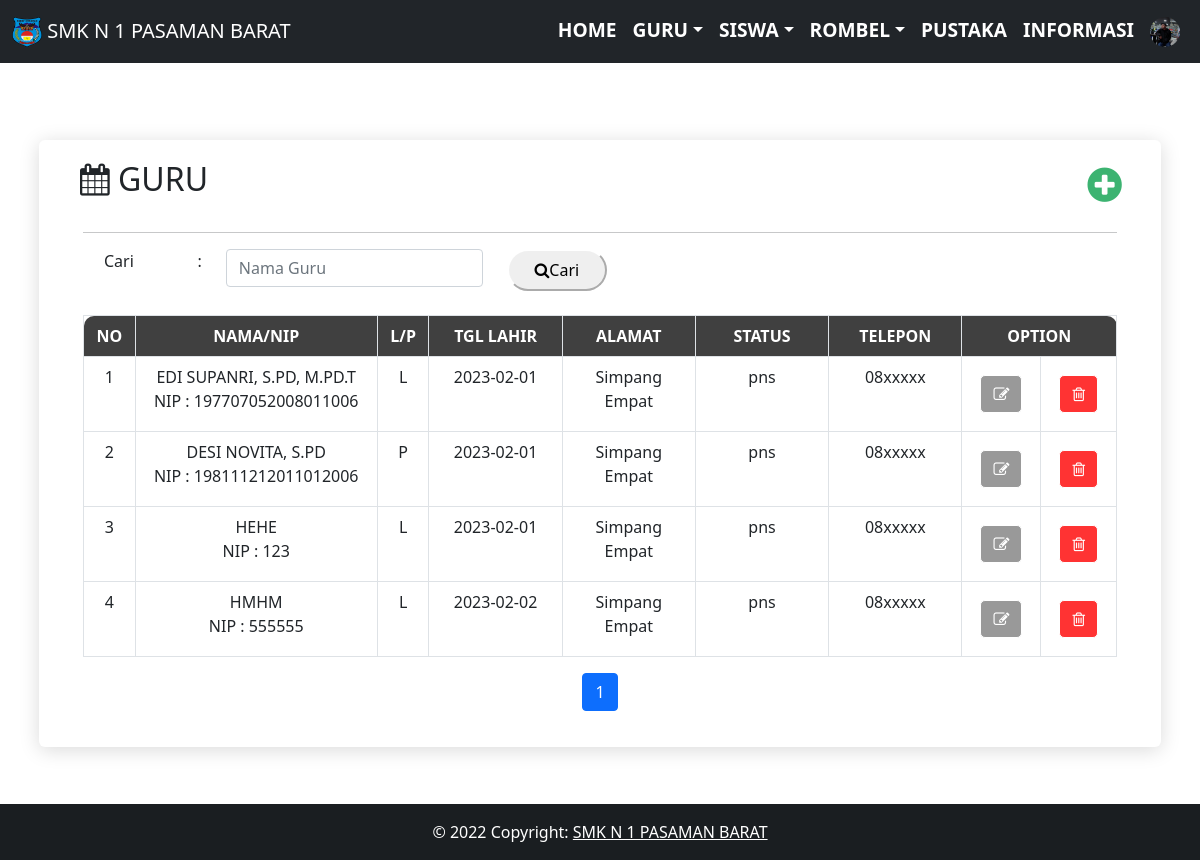
/operator/guru/identitas_guru.php (signed in), run on the app's committed database.
### tables this page shows
CREATE TABLE `biodata_sekolah` (
  `id_biodata_sekolah` int(11) NOT NULL,
  `nama_sekolah` varchar(120) NOT NULL,
  `alamat_sekolah` varchar(120) NOT NULL,
  `photo_sekolah` varchar(120) NOT NULL,
  `email_sekolah` varchar(120) NOT NULL,
  `telepon_sekolah` int(11) NOT NULL
);

CREATE TABLE `biodata_guru` (
  `id_guru` int(11) NOT NULL,
  `nip_guru` varchar(18) NOT NULL,
  `nama_guru` varchar(60) NOT NULL,
  `jenis_kelamin_guru` varchar(3) NOT NULL,
  `tgl_lahir_guru` date NOT NULL,
  `alamat_guru` varchar(120) NOT NULL,
  `pendidikan_guru` varchar(60) NOT NULL,
  `status_guru` varchar(30) NOT NULL,
  `jabatan_guru` varchar(60) NOT NULL,
  `telepon_guru` varchar(15) NOT NULL,
  `foto_guru` varchar(120) NOT NULL,
  `username` varchar(60) NOT NULL,
  `password` varchar(60) NOT NULL
);

### operator/guru/identitas_guru.php (the view, shortened to what this page needs)
<?php
include "../../db/koneksi.php";
include "../../layout/header.php"
?>
<div id="content" style="margin-top:60px;">
  <div class="regular-page-area section-padding-20">
    <div class="container">
      <div class="row justify-content-center">
        <div class="col-12">
          <div class="details-content">
            <div class="container">
              <div class="row">
                <div class="col">
                  <h2 id="xs" ><i class="icon-calendar"></i> GURU </h2>
                </div>
                <div class="col-lg-2" style="text-align: right;margin-right: 5%;">
                  <a href="http://localhost/smkn_1_pasaman/absensi/operator/guru/tambah_identitas_guru" style=""><h1 id="xs" ><i class="icon-plus-sign" style="color:mediumseagreen;"></i> </h1></a>
                </div>
              </div>
            </div>
            <div id="myDiv" class="container-fluid">
              <hr>
              <form action="" method="GET">
                <div class="container">
                 <div class="row row-cols-auto">
                    <div class="col-1">Cari</div>
                    <div class="col">:</div>
                    <div class="col"><input  class="form-control" type="text" name="nama_guru" placeholder="Nama Guru"></div>
                    <div class="col">
                        <button style="padding-top: calc(0.375rem + 1px);
                        padding-bottom: calc(0.375rem + 1px);
                        margin-bottom: 0; width:20%; border-color:white; width:100px; border-radius: 30px;" type="submit"><i class="icon-search"></i>Cari</button>
                      </div>
                 </div>
                </div>
              </form>
              <br>
              <div class="row-fluid">
                <div class="span12">
                  <div class="widget-box">
                    <div class="widget-title">
                     <table class="table table-bordered" >
                      <thead>
                        <tr>
                          <th class="text-center" style="width:5%;background-color: #404040; color:white;border-radius: 10px 0 0 0 ;">NO</th>
                          <th class="text-center" style="background-color: #404040; color:white;">NAMA/NIP</th>
                          <th class="text-center" style="width:5%;background-color: #404040; color:white;">L/P</th>
                          <th class="text-center" style="background-color: #404040; color:white;">TGL LAHIR</th>
                          <th class="text-center"style="background-color: #404040; color:white;">ALAMAT</th>
                          <th class="text-center"style="background-color: #404040; color:white;">STATUS</th>
                          <th class="text-center"style="background-color: #404040; color:white;">TELEPON</th>
                          <th class="text-center" style="width: 10%;background-color: #404040; color:white;border-radius: 0 10px 0 0 ;" colspan="2">OPTION</th>
                        </tr>
                      </thead>
                      <tbody>
                        <?php
                        $batas = 10;
                        $halaman = @$_GET['halaman'];
                        if(empty($halaman)){
                          $posisi     = 0;
                          $halaman    = 1;
                        }
                        else{
                          $posisi = ($halaman-1) * $batas;
                        }
                        if ($posisi !=0) {
                        $no = $posisi;
                        }else{
                          $no=1;
                        }
                        if (isset($_GET['nama_guru'])) {
                          if ($_GET['nama_guru']!='') {
                            $queryDataGuru = mysqli_query($konek,"SELECT * FROM biodata_guru WHERE nama_guru like '%".$_GET['nama_guru']."%' limit $posisi,$batas");
                          }else{
                            $queryDataGuru = mysqli_query($konek,"SELECT * FROM biodata_guru limit $posisi,$batas");
                          }
                        }else{
                          $queryDataGuru = mysqli_query($konek,"SELECT * FROM biodata_guru limit $posisi,$batas");
                        }
                        while($dataGuru = mysqli_fetch_array($queryDataGuru)){
                          if($dataGuru['status_guru']!= "admin"){
                            ?>
                            <tr>
                              <td class="text-center"><?php echo $no; ?></td>
                              <td class="text-center"><?php echo strtoupper($dataGuru['nama_guru']); ?><br> NIP : <?php echo $dataGuru['nip_guru']; ?> </td>
                              <td class="text-center" style="widtd:5%;"><?php echo $dataGuru['jenis_kelamin_guru']; ?></td>
                              <td class="text-center"><?php echo $dataGuru['tgl_lahir_guru']; ?></td>
                              <td class="text-center"><?php echo $dataGuru['alamat_guru']; ?></td>
                              <td class="text-center"><?php echo $dataGuru['status_guru']; ?></td>
                              <td class="text-center"><?php echo $dataGuru['telepon_guru']; ?></td>
                              <td class="text-center" style="width:5%;"><form action="" class="form-container" style="margin:10px" autocomplete="false">
                               <a href="edit_identitas_guru?id_guru=<?PHP echo $dataGuru['id_guru']?>" class="btn" style=" border-color: white;border-radius: 5px; background-color: #999999;"><i class="icon-edit" style="color:white;"></i></a>
                             </form>
                           </td>
                           <td class="text-center" style="width:5%;"><form action="../prosses.php?hapus=guru" method="post" class="form-container" style="margin:10px" autocomplete="false">
                            <button class="btn" type="submit" style=" border-color: white;border-radius: 5px; background-color: #ff3333;"><i class="icon-trash" style="color:white;"></i> </button>
                          </form></td>
                        </tr>
                        <?php $no++;}}
                        ?>
                      </tbody>
                    </table>
                    <?php
                    $query2 = mysqli_query($konek, "SELECT * FROM biodata_guru");
                    $jumlahdata = mysqli_num_rows($query2);
                    $jumlahhalaman = ceil($jumlahdata/$batas);
                    ?>
                    <nav>
                      <ul class="pagination justify-content-center">
                        <?php
                        for($i=1;$i<=$jumlahhalaman;$i++) {
                          if ($i != $halaman) {
                            echo "<li class='page-item'><a class='page-link' href='identitas_guru.php?halaman=$i'>$i</a></li>";
                          }
                          else {
                            echo "<li class='page-item active'><a class='page-link' href='#'>$i</a></li>";
                          }
                        }
                        ?>
                      </ul>
                    </nav>
                  </div>
                </div>
              </div>
            </div>
          </div>
        </div>
      </div>
    </div>
  </div>
</div>
<?php include '../../layout/footer.php'; ?>
</div>

### layout/header.php (shortened to what this page needs)
<?php
$query=mysqli_query($konek,"SELECT * FROM biodata_sekolah");
$data=mysqli_fetch_array($query);
?>
<!DOCTYPE html>
<html lang="en">
<head>
  <link rel="stylesheet" href="http://localhost/smkn_1_pasaman/absensi/assets/css/bootstrap.min.css" />
  <link rel="stylesheet" href="http://localhost/smkn_1_pasaman/absensi/assets/css/bootstrap-responsive.min.css" />
  <link href="http://localhost/smkn_1_pasaman/absensi/assets/font-awesome/css/font-awesome.css" rel="stylesheet" />
  <link rel="stylesheet" href="http://localhost/smkn_1_pasaman/absensi/assets/css/custom/style.css">
</head>
<body>
  <nav id="nav" class="navbar fixed-top navbar-expand-lg navbar-dark bg-dark">
    <div class="container-fluid">
      <a class="navbar-brand" href="#"><img src="http://localhost/smkn_1_pasaman/absensi/assets/image/<?PHP echo $data['photo_sekolah'] ?>" alt="" width="30" height="30" class="d-inline-block align-text-top"> SMK N 1 PASAMAN BARAT</a>
    <div class="collapse navbar-collapse" id="navbarNav">
      <ul class="navbar-nav">
        <?php if($_SESSION['akses'] == 'admin' || $_SESSION['akses'] == 'operator') {?>
          <li class="nav-item">
            <a class="nav-link text-white" style="font-weight: 600; font-size: 1.2em;" href="/smkn_1_pasaman/absensi/operator/">HOME</a>
          </li>
          <li class="nav-item dropdown">
            <a href="#" class="nav-link dropdown-toggle" data-bs-toggle="dropdown"style="color: white; font-weight: 600; font-size: 1.2em;"><span class="text">GURU</span></a>
              </li>
              <li class="nav-item dropdown" >
                <a href="#" class="nav-link dropdown-toggle" data-bs-toggle="dropdown"style="color: white; font-weight: 600; font-size: 1.2em;"><span class="text">SISWA</span></a>
              </li>
              <li class="nav-item dropdown">
                <a href="#" class="nav-link dropdown-toggle" data-bs-toggle="dropdown"style="color: white; font-weight: 600; font-size: 1.2em;"><span class="text">ROMBEL</span></a>
              </li>
              <li class="nav-item">
                <a class="nav-link text-white" style="font-weight: 600; font-size: 1.2em;" href="#">PUSTAKA</a>
              </li>
              <li class="nav-item">
                <a class="nav-link text-white" style="font-weight: 600; font-size: 1.2em;" href="#">INFORMASI</a>
              </li>
              <li class="nav-item dropdown">
                <a href="#" class="nav-link " data-bs-toggle="dropdown" style="color: white; font-weight: 600; font-size: 1.2em;"><span class="text"><div class="text-center">
                  <img src="http://localhost/smkn_1_pasaman/absensi/assets/image/guru/<?PHP echo $_SESSION['fotoProfil'] ?>" class="rounded-circle" style="width: 30px; height: 30px;" alt="...">
                </div></span></a>
                </li>
              <?php } ?>
          </ul>
        </div>
      </div>
    </nav>
  </body>
  </html>

### assets/css/custom/style.css (style rules this page uses)
body { text-align:left; display:grid; grid-template-rows: auto 1fr auto; min-height:100vh; }
* { margin: 0; padding: 0; }
#content { position: relative; min-height: 100vh; }
.details-content { margin-top: 50px; background-color: #ffffff; position: relative; z-index: 1; box-shadow: 0 3px 20px rgb(0 0 0 / 15%); padding: 20px 20px; border-radius: 6px; margin-bottom: 50px; }
.section-padding-20 { padding-top: 30px; padding-bottom: 50px; }
.row { display: -ms-flexbox; display: flex; -ms-flex-wrap: wrap; flex-wrap: wrap; margin-right: -15px; margin-left: -15px; }
.child-table, th { vertical-align: top; border-top: 1px solid #ccc; padding:10px; width:100px; }

### data on the page
biodata_sekolah: photo_sekolah (picture)
biodata_guru: nama_guru "EDI SUPANRI, S.PD, M.PD.T", nip_guru "197707052008011006", jenis_kelamin_guru "L", tgl_lahir_guru "2023-02-01", alamat_guru "Simpang Empat", status_guru "pns", telepon_guru "08xxxxx"
biodata_guru: nama_guru "DESI NOVITA, S.PD", nip_guru "198111212011012006", jenis_kelamin_guru "P", tgl_lahir_guru "2023-02-01", alamat_guru "Simpang Empat", status_guru "pns", telepon_guru "08xxxxx"
biodata_guru: nama_guru "HEHE", nip_guru "123", jenis_kelamin_guru "L", tgl_lahir_guru "2023-02-01", alamat_guru "Simpang Empat", status_guru "pns", telepon_guru "08xxxxx"
biodata_guru: nama_guru "HMHM", nip_guru "555555", jenis_kelamin_guru "L", tgl_lahir_guru "2023-02-02", alamat_guru "Simpang Empat", status_guru "pns", telepon_guru "08xxxxx"
